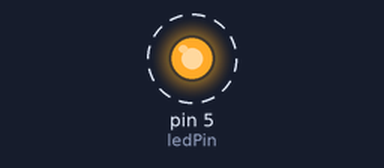
Simulated run of this sketch. Board: Arduino Uno, built with avr-gcc and run on an emulated ATmega328P. On the bench: output pins drawn as LEDs (lit = HIGH). Dashed ring = blinking. What the sketch prints to the serial monitor is not drawn.

Above: at 0.5 s.
Timing chart, 0 to 4.6 s (numbered marks = the images above):
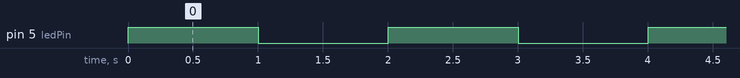

Measured:
- by itself, pin 5 (ledPin): alternates HIGH for 1.0 s and LOW for 1.0 s

The sketch:

02-simpleBlink-serial.ino
```cpp
// simple LED blink with serial messages
// state changes happen within each loop
// serial is used to display messages in the *SERIAL MONITOR*


// led PINs
int ledPin = 5;

// led states
boolean ON = 1;
boolean OFF = 0;

void setup() {
  // put your setup code here, to run once:

  // set pinModes
  pinMode(ledPin, OUTPUT);

  // start serial
  Serial.begin(9600);
  Serial.println(__FILE__); // print file name
}

void loop() {

      // put your main code here, to run repeatedly:
      Serial.println("loop");

  // write ledPIN HIGH - LED ON
  digitalWrite(ledPin, ON);// ON == 1 == HIGH ==> 5V

      // print led state
      Serial.println("  LED ON");

  // wait 1 second
  delay(1000);

  // write ledPIN LOW -- LED OFF
  digitalWrite(ledPin, OFF);// OFF == 0 == LOW ==> 0V(GND)

      // print led state
      Serial.println("  LED OFF");

  // wait 1 second
  delay(1000);
}
```
